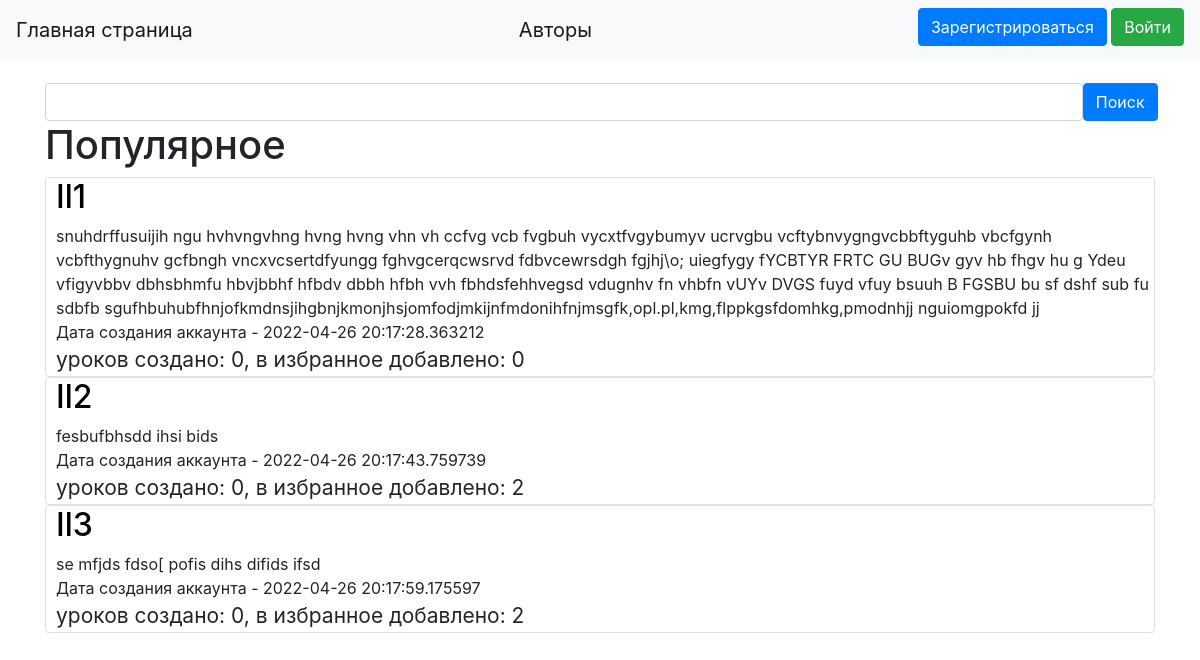
Before: /profile with the older database file.
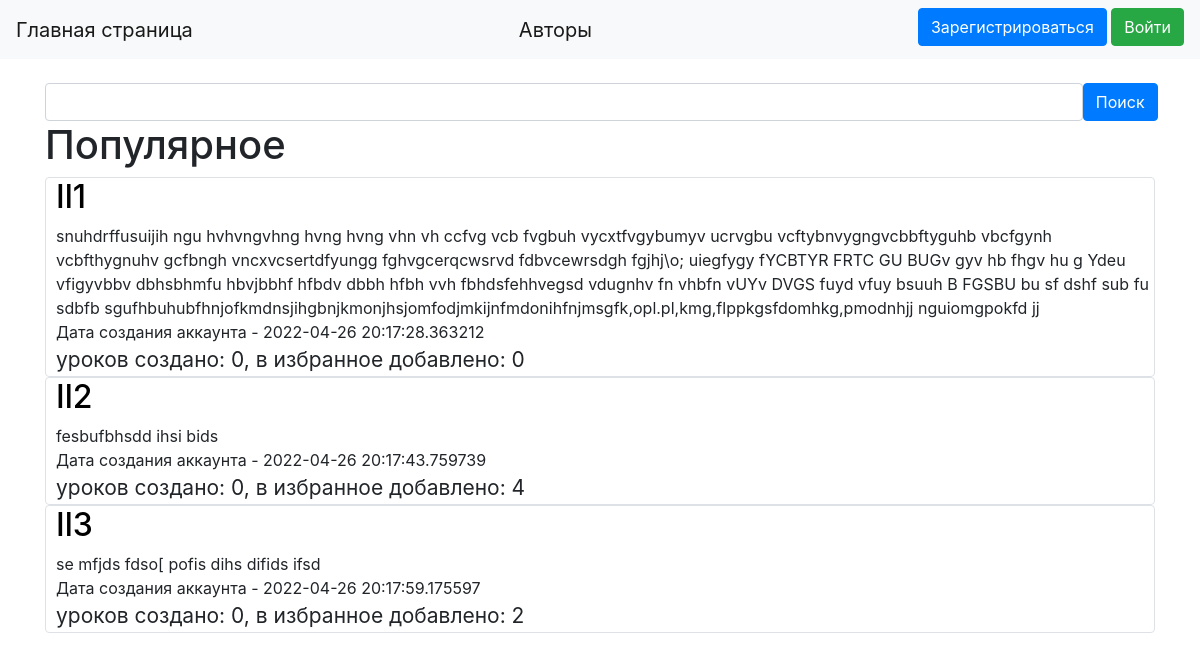
After: the same page with the newer database file.
### data1/users.py (models this page shows, shortened)
class User(SqlAlchemyBase, UserMixin):
    __tablename__ = 'users'
    id = sqlalchemy.Column(sqlalchemy.Integer,
                           primary_key=True, autoincrement=True)
    name = sqlalchemy.Column(sqlalchemy.String, unique=True, nullable=True)
    about = sqlalchemy.Column(sqlalchemy.String, nullable=True)
    email = sqlalchemy.Column(sqlalchemy.String,
                              index=True, unique=True, nullable=True)
    hashed_password = sqlalchemy.Column(sqlalchemy.String, nullable=True)
    created_lessons_count = sqlalchemy.Column(sqlalchemy.Integer, default=0)
    favourites_lessons_count = sqlalchemy.Column(sqlalchemy.Integer, default=0)
    created_date = sqlalchemy.Column(sqlalchemy.DateTime,
                                     default=datetime.datetime.now)
    lessons = orm.relation("Lesson", back_populates='user')
    favourites = orm.relation("Favourites", back_populates='user')

### LearnCreator.py (the view)
@app.route("/profile", methods=['GET', 'POST'])
def profiles():
    global limit, FirstResult, search_now, lessons_now_count
    db_sess = db_session.create_session()
    search = SearchForm()
    if request.method == "POST":
        FirstResult = 0
        limit = 5
        search_now = search.search.data
    users = db_sess.query(User).filter(User.name.like(f'%{search_now}%') | User.name.like(
        '%' + str(search_now).capitalize() + '%') | User.name.like(
        '%' + str(search_now).lower() + '%') | User.name.like(
        '%' + str(search_now).upper() + '%')).order_by(-User.created_date)[FirstResult:limit]
    users_now_count = db_sess.query(User).filter(User.name.like(f'%{search_now}%') | User.name.like(
        '%' + str(search_now).capitalize() + '%') | User.name.like(
        '%' + str(search_now).lower() + '%') | User.name.like(
        '%' + str(search_now).upper() + '%')).count()
    return render_template("profiles.html", users=users, search=search, FirstResult=FirstResult,
                           users_now_count=users_now_count, limit=limit)

### forms/search.py
class SearchForm(FlaskForm):
    search = StringField('Поиск')
    select = SubmitField('Поиск')
    estimate = StringField('Оценка')
    further = SubmitField('Далее')
    back = SubmitField('Назад')

### data1/db_session.py (called while the page is built)
def create_session() -> Session:
    global __factory
    return __factory()

### templates/profiles.html (shortened to what this page needs)
{% extends "base.html" %}
{% block content %}
<br>
<form action="" method="post">
    <div style="float: left; width: 93.5%">{{ search.search(class="form-control") }}</div>
    <div style="float: right; width: 6.5%">{{ search.select(type="submit", class="btn btn-primary")
        }}
    </div>
</form>
<h1>Популярное</h1>
{% for item in users%}
<div class="col-md6 border rounded">
    <h2 style="padding-left: 10px"><a href="/profile/{{ item.name }}" class="url1">{{item.name}}</a></h2>
    <div style="padding-left: 10px">
        {{item.about}}
    </div>
    <div style="padding-left: 10px">
        Дата создания аккаунта - {{item.created_date}}
    </div>
    <div style="font-size: 21px; padding-left: 10px">
        уроков создано: {{item.created_lessons_count}}, в избранное добавлено: {{item.favourites_lessons_count}}
    </div>
</div>
{% endfor %}
{% endblock %}

Changed rows visible on the page:
changed User "Il2": favourites_lessons_count "2" → "4"
